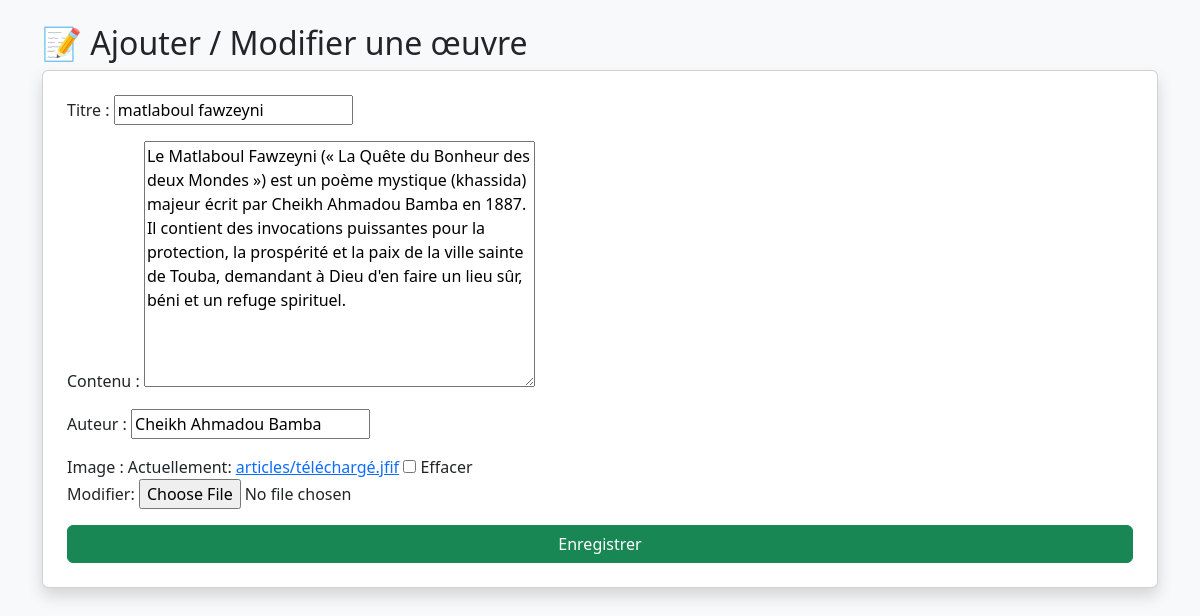
The app's page /update/2/ with its own data.
### blog/models.py (models this page shows, shortened)
class Article(models.Model):
    titre = models.CharField(max_length=200)
    contenu = models.TextField()
    date_publication = models.DateTimeField(auto_now_add=True)
    auteur = models.CharField(max_length=100)
    image = models.ImageField(upload_to='articles/', blank=True, null=True)

### blog/views.py (the view)
# urls.py: path('update/<int:pk>/', ArticleUpdateView.as_view(), name='update'),
class ArticleUpdateView(UpdateView):
    model = Article
    fields = ['titre', 'contenu', 'auteur', 'image']
    template_name = 'blog/form.html'
    success_url = reverse_lazy('list')

### blog/templates/blog/form.html (shortened to what this page needs)
<!DOCTYPE html>
<html>
<head>
    <link href="https://cdn.jsdelivr.net/npm/bootstrap@5.3.3/dist/css/bootstrap.min.css" rel="stylesheet">
</head>
<body class="bg-light">
<div class="container mt-4">
    <h2>📝 Ajouter / Modifier une œuvre</h2>
    <form method="post" enctype="multipart/form-data" class="card p-4 shadow">
        {{ form.as_p }}
        <button class="btn btn-success">Enregistrer</button>
    </form>
</div>
</body>
</html>

### records on screen
Article: titre "matlaboul fawzeyni", contenu "Le Matlaboul Fawzeyni (« La Quête du Bonheur des deux Mondes ») est un poème mystique (khassida) majeur écrit par Cheikh Ahmadou Bamba en 1887. Il contient des invocations puissantes pour la protection, la prospérité et la paix de la ville sainte de Touba, demandant à Dieu d'en faire un lieu sûr, béni et un refuge spirituel.", auteur "Cheikh Ahmadou Bamba"
